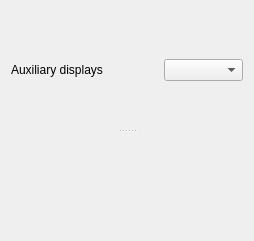
<?xml version="1.0" encoding="UTF-8"?>
<ui version="4.0">
 <class>StackedInfoFrame</class>
 <widget class="MinosPanel" name="StackedInfoFrame">
  <property name="geometry">
   <rect>
    <x>0</x>
    <y>0</y>
    <width>254</width>
    <height>241</height>
   </rect>
  </property>
  <property name="windowTitle">
   <string/>
  </property>
  <property name="frameShape">
   <enum>QFrame::NoFrame</enum>
  </property>
  <property name="frameShadow">
   <enum>QFrame::Raised</enum>
  </property>
  <layout class="QVBoxLayout" name="verticalLayout_2">
   <item>
    <widget class="MinosSplitter" name="stackSplitter">
     <property name="orientation">
      <enum>Qt::Vertical</enum>
     </property>
     <widget class="QFrame" name="auxDescFrame">
      <property name="frameShape">
       <enum>QFrame::NoFrame</enum>
      </property>
      <layout class="QHBoxLayout" name="horizontalLayout">
       <property name="spacing">
        <number>0</number>
       </property>
       <property name="leftMargin">
        <number>0</number>
       </property>
       <property name="topMargin">
        <number>0</number>
       </property>
       <property name="rightMargin">
        <number>0</number>
       </property>
       <property name="bottomMargin">
        <number>0</number>
       </property>
       <item>
        <widget class="QLabel" name="label_2">
         <property name="frameShape">
          <enum>QFrame::NoFrame</enum>
         </property>
         <property name="text">
          <string>Auxiliary displays</string>
         </property>
        </widget>
       </item>
       <item>
        <spacer name="horizontalSpacer_3">
         <property name="orientation">
          <enum>Qt::Horizontal</enum>
         </property>
         <property name="sizeHint" stdset="0">
          <size>
           <width>40</width>
           <height>20</height>
          </size>
         </property>
        </spacer>
       </item>
       <item>
        <widget class="QComboBox" name="infoCombo">
         <property name="font">
          <font>
           <bold>true</bold>
          </font>
         </property>
         <property name="focusPolicy">
          <enum>Qt::NoFocus</enum>
         </property>
         <property name="sizeAdjustPolicy">
          <enum>QComboBox::AdjustToContents</enum>
         </property>
        </widget>
       </item>
      </layout>
     </widget>
     <widget class="QFrame" name="stackFrame">
      <property name="frameShape">
       <enum>QFrame::NoFrame</enum>
      </property>
      <property name="frameShadow">
       <enum>QFrame::Plain</enum>
      </property>
      <property name="lineWidth">
       <number>0</number>
      </property>
      <layout class="QVBoxLayout" name="verticalLayout">
       <item>
        <widget class="QTabBar" name="tabbar" native="true"/>
       </item>
      </layout>
     </widget>
    </widget>
   </item>
  </layout>
 </widget>
 <customwidgets>
  <customwidget>
   <class>QTabBar</class>
   <extends>QWidget</extends>
   <header>QTabBar.h</header>
   <container>1</container>
  </customwidget>
  <customwidget>
   <class>MinosSplitter</class>
   <extends>QSplitter</extends>
   <header>minossplitter.h</header>
   <container>1</container>
  </customwidget>
   <customwidget>
    <class>MinosPanel</class>
    <extends>QFrame</extends>
    <header>minospanel.h</header>
    <container>1</container>
   </customwidget>
 </customwidgets>
 <resources/>
 <connections/>
</ui>
